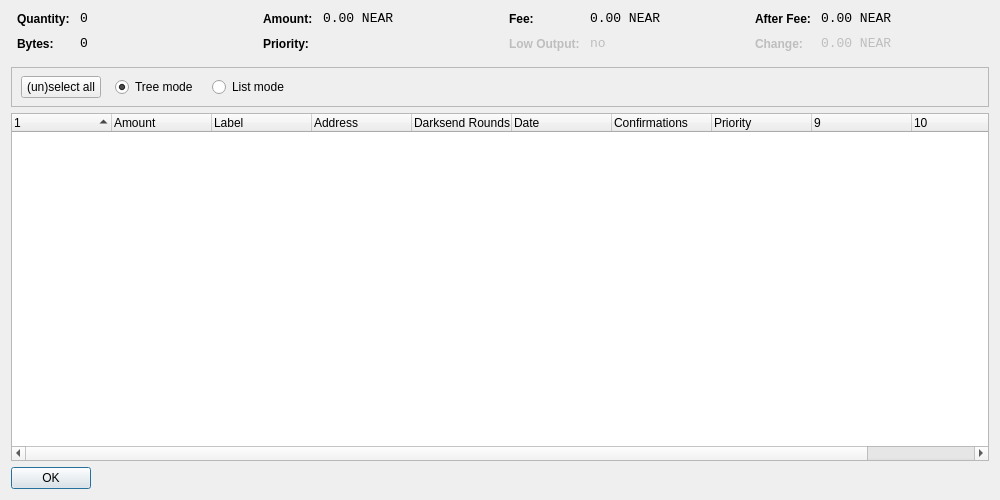
<?xml version="1.0" encoding="UTF-8"?>
<ui version="4.0">
 <class>CoinControlDialog</class>
 <widget class="QDialog" name="CoinControlDialog">
  <property name="geometry">
   <rect>
    <x>0</x>
    <y>0</y>
    <width>1000</width>
    <height>500</height>
   </rect>
  </property>
  <property name="windowTitle">
   <string>Coin Control</string>
  </property>
  <layout class="QVBoxLayout" name="verticalLayout">
   <item>
    <layout class="QHBoxLayout" name="horizontalLayoutTop" stretch="0,0,0,0">
     <property name="topMargin">
      <number>0</number>
     </property>
     <property name="bottomMargin">
      <number>10</number>
     </property>
     <item>
      <layout class="QFormLayout" name="formLayoutCoinControl1">
       <property name="horizontalSpacing">
        <number>10</number>
       </property>
       <property name="verticalSpacing">
        <number>10</number>
       </property>
       <property name="leftMargin">
        <number>6</number>
       </property>
       <property name="rightMargin">
        <number>6</number>
       </property>
       <item row="0" column="0">
        <widget class="QLabel" name="labelCoinControlQuantityText">
         <property name="styleSheet">
          <string notr="true">font-weight:bold;</string>
         </property>
         <property name="text">
          <string>Quantity:</string>
         </property>
        </widget>
       </item>
       <item row="0" column="1">
        <widget class="QLabel" name="labelCoinControlQuantity">
         <property name="font">
          <font>
           <family>Monospace</family>
           <pointsize>10</pointsize>
          </font>
         </property>
         <property name="cursor">
          <cursorShape>IBeamCursor</cursorShape>
         </property>
         <property name="contextMenuPolicy">
          <enum>Qt::ActionsContextMenu</enum>
         </property>
         <property name="text">
          <string notr="true">0</string>
         </property>
         <property name="textInteractionFlags">
          <set>Qt::LinksAccessibleByMouse|Qt::TextSelectableByKeyboard|Qt::TextSelectableByMouse</set>
         </property>
        </widget>
       </item>
       <item row="1" column="0">
        <widget class="QLabel" name="labelCoinControlBytesText">
         <property name="styleSheet">
          <string notr="true">font-weight:bold;</string>
         </property>
         <property name="text">
          <string>Bytes:</string>
         </property>
        </widget>
       </item>
       <item row="1" column="1">
        <widget class="QLabel" name="labelCoinControlBytes">
         <property name="font">
          <font>
           <family>Monospace</family>
           <pointsize>10</pointsize>
          </font>
         </property>
         <property name="cursor">
          <cursorShape>IBeamCursor</cursorShape>
         </property>
         <property name="contextMenuPolicy">
          <enum>Qt::ActionsContextMenu</enum>
         </property>
         <property name="text">
          <string notr="true">0</string>
         </property>
         <property name="textInteractionFlags">
          <set>Qt::LinksAccessibleByMouse|Qt::TextSelectableByKeyboard|Qt::TextSelectableByMouse</set>
         </property>
        </widget>
       </item>
      </layout>
     </item>
     <item>
      <layout class="QFormLayout" name="formLayoutCoinControl2">
       <property name="horizontalSpacing">
        <number>10</number>
       </property>
       <property name="verticalSpacing">
        <number>10</number>
       </property>
       <property name="leftMargin">
        <number>6</number>
       </property>
       <property name="rightMargin">
        <number>6</number>
       </property>
       <item row="0" column="0">
        <widget class="QLabel" name="labelCoinControlAmountText">
         <property name="styleSheet">
          <string notr="true">font-weight:bold;</string>
         </property>
         <property name="text">
          <string>Amount:</string>
         </property>
        </widget>
       </item>
       <item row="0" column="1">
        <widget class="QLabel" name="labelCoinControlAmount">
         <property name="font">
          <font>
           <family>Monospace</family>
           <pointsize>10</pointsize>
          </font>
         </property>
         <property name="cursor">
          <cursorShape>IBeamCursor</cursorShape>
         </property>
         <property name="contextMenuPolicy">
          <enum>Qt::ActionsContextMenu</enum>
         </property>
         <property name="text">
          <string notr="true">0.00 NEAR</string>
         </property>
         <property name="textInteractionFlags">
          <set>Qt::LinksAccessibleByMouse|Qt::TextSelectableByKeyboard|Qt::TextSelectableByMouse</set>
         </property>
        </widget>
       </item>
       <item row="1" column="0">
        <widget class="QLabel" name="labelCoinControlPriorityText">
         <property name="styleSheet">
          <string notr="true">font-weight:bold;</string>
         </property>
         <property name="text">
          <string>Priority:</string>
         </property>
        </widget>
       </item>
       <item row="1" column="1">
        <widget class="QLabel" name="labelCoinControlPriority">
         <property name="font">
          <font>
           <family>Monospace</family>
           <pointsize>10</pointsize>
          </font>
         </property>
         <property name="cursor">
          <cursorShape>IBeamCursor</cursorShape>
         </property>
         <property name="contextMenuPolicy">
          <enum>Qt::ActionsContextMenu</enum>
         </property>
         <property name="text">
          <string/>
         </property>
         <property name="textInteractionFlags">
          <set>Qt::LinksAccessibleByMouse|Qt::TextSelectableByKeyboard|Qt::TextSelectableByMouse</set>
         </property>
        </widget>
       </item>
      </layout>
     </item>
     <item>
      <layout class="QFormLayout" name="formLayoutCoinControl3">
       <property name="horizontalSpacing">
        <number>10</number>
       </property>
       <property name="verticalSpacing">
        <number>10</number>
       </property>
       <property name="leftMargin">
        <number>6</number>
       </property>
       <property name="rightMargin">
        <number>6</number>
       </property>
       <item row="0" column="0">
        <widget class="QLabel" name="labelCoinControlFeeText">
         <property name="styleSheet">
          <string notr="true">font-weight:bold;</string>
         </property>
         <property name="text">
          <string>Fee:</string>
         </property>
        </widget>
       </item>
       <item row="0" column="1">
        <widget class="QLabel" name="labelCoinControlFee">
         <property name="font">
          <font>
           <family>Monospace</family>
           <pointsize>10</pointsize>
          </font>
         </property>
         <property name="cursor">
          <cursorShape>IBeamCursor</cursorShape>
         </property>
         <property name="contextMenuPolicy">
          <enum>Qt::ActionsContextMenu</enum>
         </property>
         <property name="text">
          <string notr="true">0.00 NEAR</string>
         </property>
         <property name="textInteractionFlags">
          <set>Qt::LinksAccessibleByMouse|Qt::TextSelectableByKeyboard|Qt::TextSelectableByMouse</set>
         </property>
        </widget>
       </item>
       <item row="1" column="0">
        <widget class="QLabel" name="labelCoinControlLowOutputText">
         <property name="enabled">
          <bool>false</bool>
         </property>
         <property name="styleSheet">
          <string notr="true">font-weight:bold;</string>
         </property>
         <property name="text">
          <string>Low Output:</string>
         </property>
        </widget>
       </item>
       <item row="1" column="1">
        <widget class="QLabel" name="labelCoinControlLowOutput">
         <property name="enabled">
          <bool>false</bool>
         </property>
         <property name="font">
          <font>
           <family>Monospace</family>
           <pointsize>10</pointsize>
          </font>
         </property>
         <property name="cursor">
          <cursorShape>IBeamCursor</cursorShape>
         </property>
         <property name="contextMenuPolicy">
          <enum>Qt::ActionsContextMenu</enum>
         </property>
         <property name="text">
          <string notr="true">no</string>
         </property>
         <property name="textInteractionFlags">
          <set>Qt::LinksAccessibleByMouse|Qt::TextSelectableByKeyboard|Qt::TextSelectableByMouse</set>
         </property>
        </widget>
       </item>
      </layout>
     </item>
     <item>
      <layout class="QFormLayout" name="formLayoutCoinControl4">
       <property name="horizontalSpacing">
        <number>10</number>
       </property>
       <property name="verticalSpacing">
        <number>10</number>
       </property>
       <property name="leftMargin">
        <number>6</number>
       </property>
       <property name="rightMargin">
        <number>6</number>
       </property>
       <item row="0" column="0">
        <widget class="QLabel" name="labelCoinControlAfterFeeText">
         <property name="styleSheet">
          <string notr="true">font-weight:bold;</string>
         </property>
         <property name="text">
          <string>After Fee:</string>
         </property>
        </widget>
       </item>
       <item row="0" column="1">
        <widget class="QLabel" name="labelCoinControlAfterFee">
         <property name="font">
          <font>
           <family>Monospace</family>
           <pointsize>10</pointsize>
          </font>
         </property>
         <property name="cursor">
          <cursorShape>IBeamCursor</cursorShape>
         </property>
         <property name="contextMenuPolicy">
          <enum>Qt::ActionsContextMenu</enum>
         </property>
         <property name="text">
          <string notr="true">0.00 NEAR</string>
         </property>
         <property name="textInteractionFlags">
          <set>Qt::LinksAccessibleByMouse|Qt::TextSelectableByKeyboard|Qt::TextSelectableByMouse</set>
         </property>
        </widget>
       </item>
       <item row="1" column="0">
        <widget class="QLabel" name="labelCoinControlChangeText">
         <property name="enabled">
          <bool>false</bool>
         </property>
         <property name="styleSheet">
          <string notr="true">font-weight:bold;</string>
         </property>
         <property name="text">
          <string>Change:</string>
         </property>
        </widget>
       </item>
       <item row="1" column="1">
        <widget class="QLabel" name="labelCoinControlChange">
         <property name="enabled">
          <bool>false</bool>
         </property>
         <property name="font">
          <font>
           <family>Monospace</family>
           <pointsize>10</pointsize>
          </font>
         </property>
         <property name="cursor">
          <cursorShape>IBeamCursor</cursorShape>
         </property>
         <property name="contextMenuPolicy">
          <enum>Qt::ActionsContextMenu</enum>
         </property>
         <property name="text">
          <string notr="true">0.00 NEAR</string>
         </property>
         <property name="textInteractionFlags">
          <set>Qt::LinksAccessibleByMouse|Qt::TextSelectableByKeyboard|Qt::TextSelectableByMouse</set>
         </property>
        </widget>
       </item>
      </layout>
     </item>
    </layout>
   </item>
   <item>
    <widget class="QFrame" name="frame">
     <property name="minimumSize">
      <size>
       <width>0</width>
       <height>40</height>
      </size>
     </property>
     <property name="frameShape">
      <enum>QFrame::StyledPanel</enum>
     </property>
     <property name="frameShadow">
      <enum>QFrame::Sunken</enum>
     </property>
     <widget class="QWidget" name="horizontalLayoutWidget">
      <property name="geometry">
       <rect>
        <x>10</x>
        <y>0</y>
        <width>781</width>
        <height>41</height>
       </rect>
      </property>
      <layout class="QHBoxLayout" name="horizontalLayoutPanel" stretch="0,0,0,0,0">
       <property name="spacing">
        <number>14</number>
       </property>
       <item>
        <widget class="QPushButton" name="pushButtonSelectAll">
         <property name="sizePolicy">
          <sizepolicy hsizetype="Maximum" vsizetype="Fixed">
           <horstretch>0</horstretch>
           <verstretch>0</verstretch>
          </sizepolicy>
         </property>
         <property name="text">
          <string>(un)select all</string>
         </property>
        </widget>
       </item>
       <item>
        <widget class="QRadioButton" name="radioTreeMode">
         <property name="sizePolicy">
          <sizepolicy hsizetype="Maximum" vsizetype="Fixed">
           <horstretch>0</horstretch>
           <verstretch>0</verstretch>
          </sizepolicy>
         </property>
         <property name="text">
          <string>Tree mode</string>
         </property>
         <property name="checked">
          <bool>true</bool>
         </property>
        </widget>
       </item>
       <item>
        <widget class="QRadioButton" name="radioListMode">
         <property name="sizePolicy">
          <sizepolicy hsizetype="Maximum" vsizetype="Fixed">
           <horstretch>0</horstretch>
           <verstretch>0</verstretch>
          </sizepolicy>
         </property>
         <property name="text">
          <string>List mode</string>
         </property>
        </widget>
       </item>
       <item>
        <spacer name="horizontalSpacer">
         <property name="orientation">
          <enum>Qt::Horizontal</enum>
         </property>
         <property name="sizeHint" stdset="0">
          <size>
           <width>40</width>
           <height>20</height>
          </size>
         </property>
        </spacer>
       </item>
      </layout>
     </widget>
    </widget>
   </item>
   <item>
    <widget class="CoinControlTreeWidget" name="treeWidget">
     <property name="contextMenuPolicy">
      <enum>Qt::CustomContextMenu</enum>
     </property>
     <property name="sortingEnabled">
      <bool>false</bool>
     </property>
     <property name="columnCount">
      <number>11</number>
     </property>
     <attribute name="headerShowSortIndicator" stdset="0">
      <bool>true</bool>
     </attribute>
     <attribute name="headerStretchLastSection">
      <bool>false</bool>
     </attribute>
     <column>
      <property name="text">
       <string/>
      </property>
     </column>
     <column>
      <property name="text">
       <string>Amount</string>
      </property>
     </column>
     <column>
      <property name="text">
       <string>Label</string>
      </property>
     </column>
     <column>
      <property name="text">
       <string>Address</string>
      </property>
     </column>
     <column>
      <property name="text">
       <string>Darksend Rounds</string>
      </property>
    </column>
     <column>
      <property name="text">
       <string>Date</string>
      </property>
     </column>
     <column>
      <property name="text">
       <string>Confirmations</string>
      </property>
      <property name="toolTip">
       <string>Confirmed</string>
      </property>
     </column>
     <column>
      <property name="text">
       <string>Priority</string>
      </property>
     </column>
     <column>
      <property name="text">
       <string/>
      </property>
     </column>
     <column>
      <property name="text">
       <string/>
      </property>
     </column>
     <column>
      <property name="text">
       <string/>
      </property>
     </column>
     <column>
      <property name="text">
       <string/>
      </property>
     </column>
    </widget>
   </item>
   <item>
    <widget class="QDialogButtonBox" name="buttonBox">
     <property name="sizePolicy">
      <sizepolicy hsizetype="Maximum" vsizetype="Fixed">
       <horstretch>0</horstretch>
       <verstretch>0</verstretch>
      </sizepolicy>
     </property>
     <property name="orientation">
      <enum>Qt::Horizontal</enum>
     </property>
     <property name="standardButtons">
      <set>QDialogButtonBox::Ok</set>
     </property>
    </widget>
   </item>
  </layout>
 </widget>
 <customwidgets>
  <customwidget>
   <class>CoinControlTreeWidget</class>
   <extends>QTreeWidget</extends>
   <header>coincontroltreewidget.h</header>
  </customwidget>
 </customwidgets>
 <resources/>
 <connections/>
</ui>
